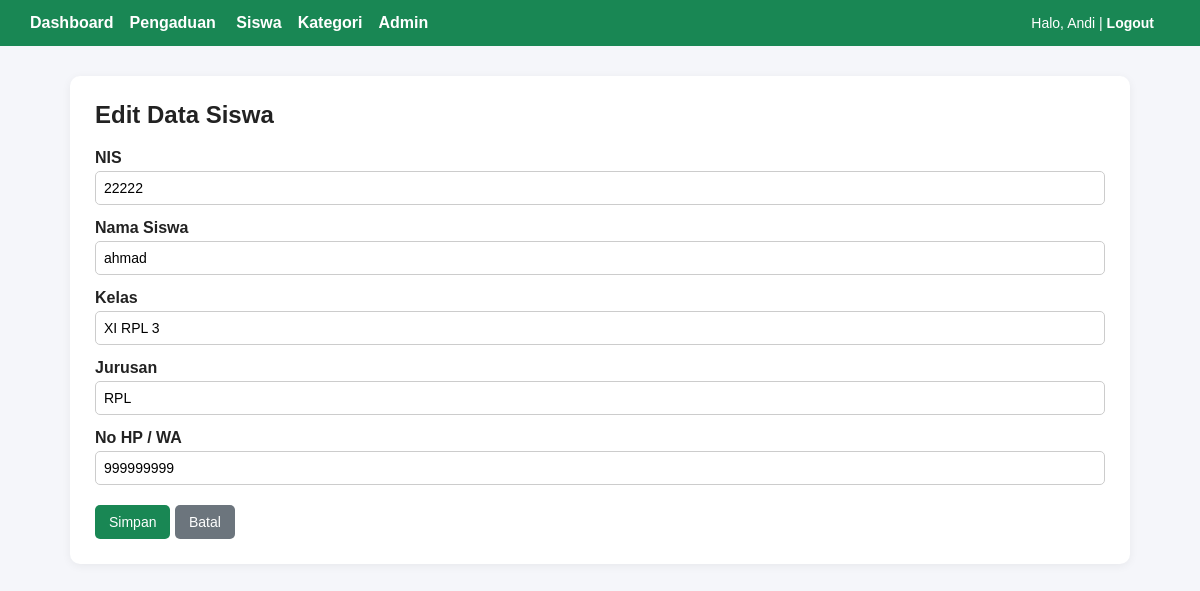
The page /index.php?page=siswa.edit&nis=22222 (signed in) on the database its author committed.
### tables this page shows
CREATE TABLE `siswa` (
  `nis` int(10) NOT NULL,
  `nama_siswa` varchar(50) NOT NULL,
  `kelas` varchar(10) NOT NULL,
  `jurusan` varchar(30) NOT NULL,
  `no_hp` varchar(15) DEFAULT NULL,
  `password` varchar(255) NOT NULL
);

### app/Core/Controller.php (called while the page is built, shortened)
<?php
class Controller
{
    protected function view(string $view, array $data = []): void
    {
        extract($data);
        require __DIR__ . '/../Views/layout/header.php';
        require __DIR__ . '/../Views/' . $view . '.php';
        require __DIR__ . '/../Views/layout/footer.php';
    }
}

### app/Controllers/SiswaController.php (called while the page is built, shortened)
<?php
class SiswaController extends Controller
{
    private $model;
    public function __construct()
    {
        $this->model = new Siswa();
    }
    public function edit(): void
    {
        $nis = (int) ($_GET['nis'] ?? 0);
        $siswa = $nis > 0 ? $this->model->find($nis) : null;
        $error = '';
        $this->view('siswa/form', ['mode' => 'edit', 'error' => $error, 'data' => $siswa]);
    }
}

### public/index.php (called while the page is built, shortened)
<?php
spl_autoload_register(function (string $class): void {
    $prefix = 'App\\';
    $relative = substr($class, strlen($prefix));
    $file = __DIR__ . '/../app/' . str_replace('\\', '/', $relative) . '.php';
});
$routes = [
    'login'     => [AuthController::class, 'login'],
    'logout'    => [AuthController::class, 'logout'],
    'dashboard' => [DashboardController::class, 'index'],
    'admin'        => [AdminController::class, 'index'],
    'admin.create' => [AdminController::class, 'create'],
    'admin.edit'   => [AdminController::class, 'edit'],
    'admin.delete' => [AdminController::class, 'delete'],
    'siswa'        => [SiswaController::class, 'index'],
    'siswa.create' => [SiswaController::class, 'create'],
    'siswa.edit'   => [SiswaController::class, 'edit'],
    'siswa.delete' => [SiswaController::class, 'delete'],
    'kategori'        => [KategoriController::class, 'index'],
    'kategori.create' => [KategoriController::class, 'create'],
    'kategori.edit'   => [KategoriController::class, 'edit'],
    'kategori.delete' => [KategoriController::class, 'delete'],
    'pengaduan'        => [PengaduanController::class, 'index'],
    'pengaduan.create' => [PengaduanController::class, 'create'],
    'pengaduan.edit'   => [PengaduanController::class, 'edit'],
    'pengaduan.delete' => [PengaduanController::class, 'delete'],
];
$page = $_GET['page'] ?? 'login';
[$controllerClass, $method] = $routes[$page];
$controller = new $controllerClass();
$controller->$method();

### app/Models/Siswa.php (called while the page is built, shortened)
<?php
class Siswa
{
    private $db;
    public function __construct()
    {
        $this->db = Database::getConnection();
    }
    public function find(int $nis): ?array
    {
        $stmt = mysqli_prepare($this->db, 'SELECT nis, nama_siswa, kelas, jurusan, no_hp, password FROM siswa WHERE nis = ?');
        mysqli_stmt_bind_param($stmt, 'i', $nis);
        mysqli_stmt_execute($stmt);
        $row = mysqli_stmt_get_result($stmt)->fetch_assoc();
        return $row ?: null;
    }
}

### app/Core/Database.php (called while the page is built, shortened)
<?php
class Database
{
    private static $connection = null;
    public static function getConnection(): \mysqli
    {
        $config = require __DIR__ . '/../../config/config.php';
        $host = $config['host'] ?? '127.0.0.1';
        $port = (int) ($config['port'] ?? 3306);
        $attempts = [[$host, $port, null]];
        $connection = null;
        foreach ($attempts as [$h, $p, $s]) {
            $c = @mysqli_connect($h, $config['user'], $config['pass'], $config['name'], $p, $s);
            if ($c) {
                $connection = $c;
                break;
            }
        }
        mysqli_set_charset($connection, 'utf8mb4');
        self::$connection = $connection;
        return self::$connection;
    }
}

### app/Views/siswa/form.php (the view, shortened to what this page needs)
<h2><?= $mode === 'edit' ? 'Edit Data Siswa' : 'Tambah Data Siswa'; ?></h2>
<form method="post" action="index.php?page=siswa.<?= $mode === 'edit' ? 'edit&nis=' . urlencode((string) $data['nis']) : 'create'; ?>">
    <label>NIS</label>
    <input type="text" name="nis" value="<?= htmlspecialchars($data['nis'] ?? ''); ?>" <?= $mode === 'edit' ? 'readonly' : 'required'; ?>>
    <label>Nama Siswa</label>
    <input type="text" name="nama_siswa" value="<?= htmlspecialchars($data['nama_siswa'] ?? ''); ?>" required>
    <label>Kelas</label>
    <input type="text" name="kelas" value="<?= htmlspecialchars($data['kelas'] ?? ''); ?>" required>
    <label>Jurusan</label>
    <input type="text" name="jurusan" value="<?= htmlspecialchars($data['jurusan'] ?? ''); ?>" required>
    <label>No HP / WA</label>
    <input type="text" name="no_hp" value="<?= htmlspecialchars($data['no_hp'] ?? ''); ?>">
    <div class="form-actions">
        <button class="btn" type="submit">Simpan</button>
        <a class="btn secondary" href="index.php?page=siswa">Batal</a>
    </div>
</form>

### app/Views/layout/header.php (style rules this page uses)
* { box-sizing: border-box; }
body { font-family: Arial, sans-serif; background: #f5f6fa; margin: 0; color: #222; }
h2 { margin-top: 0; }
.btn { display: inline-block; padding: 9px 14px; background: #198754; color: #fff; text-decoration: none; border-radius: 5px; border: none; cursor: pointer; font-size: 14px; }
.btn.secondary { background: #6c757d; }
form label { font-weight: bold; display: block; margin-top: 14px; }
form input, form select, form textarea { width: 100%; padding: 8px; margin-top: 4px; border: 1px solid #ccc; border-radius: 5px; font-size: 14px; font-family: inherit; }
.form-actions { margin-top: 20px; }

### rows shown on the page
siswa: nis "22222", nama_siswa "ahmad", kelas "XI RPL 3", jurusan "RPL", no_hp "999999999"

### other values the page prints
$currentUser['nama'] "Andi"
